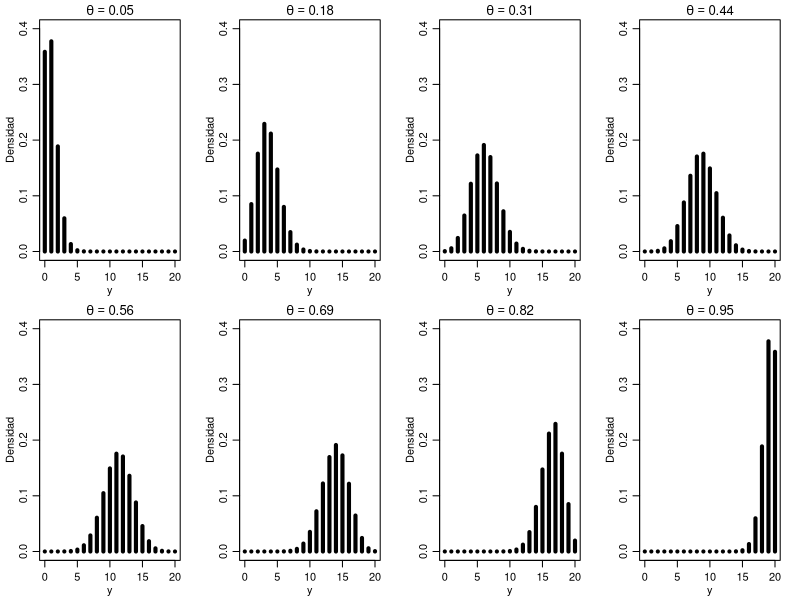
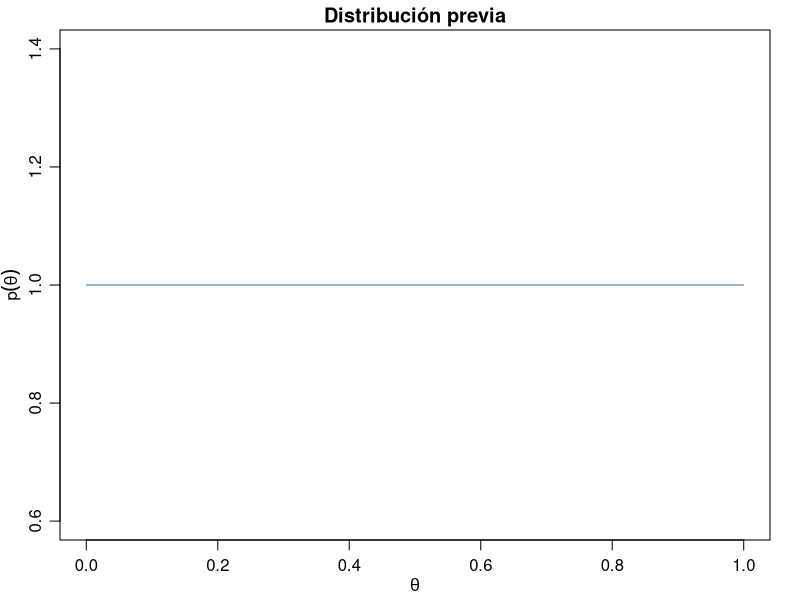

Write the R code that produced these figures, in order. (Note: this script raises an error after producing the figures.)
## ---- chunk 1
knitr::opts_chunk$set(echo = TRUE)
## ---- chunk 2
n <- 20
m <- 8
theta <- seq(from = 0.05, to = 0.95, length = m) 
par(mfrow = c(2,4), mar = c(3,3,1.5,1.5), mgp = c(1.75,0.75,0)) 
for (i in 1:m) 
  plot(x = 0:n, y = dbinom(x = 0:n, size = n, prob = theta[i]), type = "h", lwd = 4, col = "black", xlab = "y", ylab = "Densidad", main = bquote(theta==.(round(theta[i],2))), ylim = c(0, 0.4))
## ---- chunk 3
a <- 1
b <- 1
par(mfrow = c(1,1), mar = c(3,3,1.5,1.5), mgp = c(1.75,0.75,0))
curve(expr = dbeta(x, shape1 = a, shape2 = b), from = 0, to = 1, n = 1000, col = "royalblue", xlab = expression(theta), ylab = expression(p(theta)), main = "Distribución previa")
## ---- chunk 4
knitr::include_graphics("01_DAG_introduccion.jpg")
## ---- chunk 5
a <- 1
b <- 1
n <- 20
y <- 1
par(mfrow = c(1,1), mar = c(3,3,1.5,1.5), mgp = c(1.75,0.75,0))
curve(expr = dbeta(x, shape1 = a+y, shape2 = b+n-y), from = 0, to = 1, n = 1000, col = "red", xlab = expression(theta), ylab = expression(paste("p","(",theta," | ",y,")",sep="")), main = "Distribución posterior")
curve(expr = dbeta(x, shape1 = a, shape2 = b), n = 1000, col = "royalblue", add = T)
legend("topright", legend = c("Posterior","Previa"), col = c("red","royalblue"), lty = 1, lwd = 2, bty = "n")
## ---- chunk 6
knitr::include_graphics("Hoffcoverbook.jpg")
## ---- chunk 7
knitr::include_graphics("Gelmancoverbook.png")
